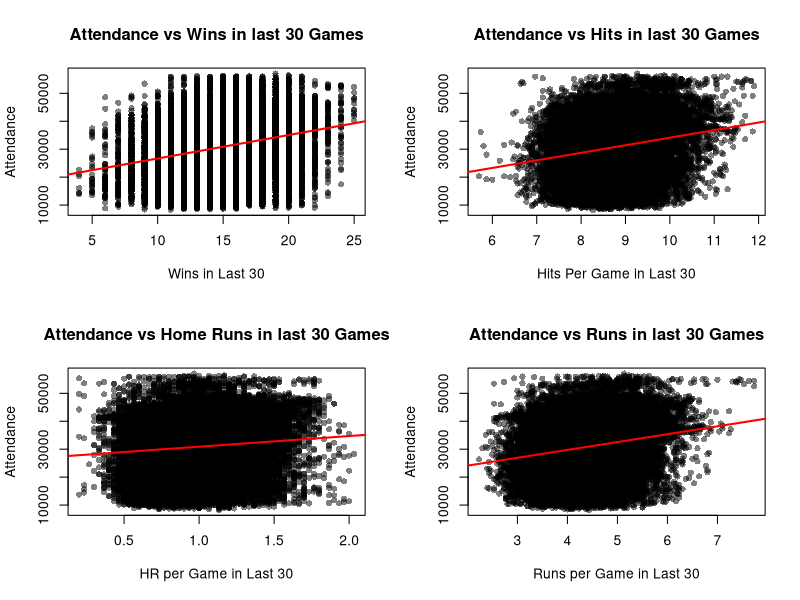
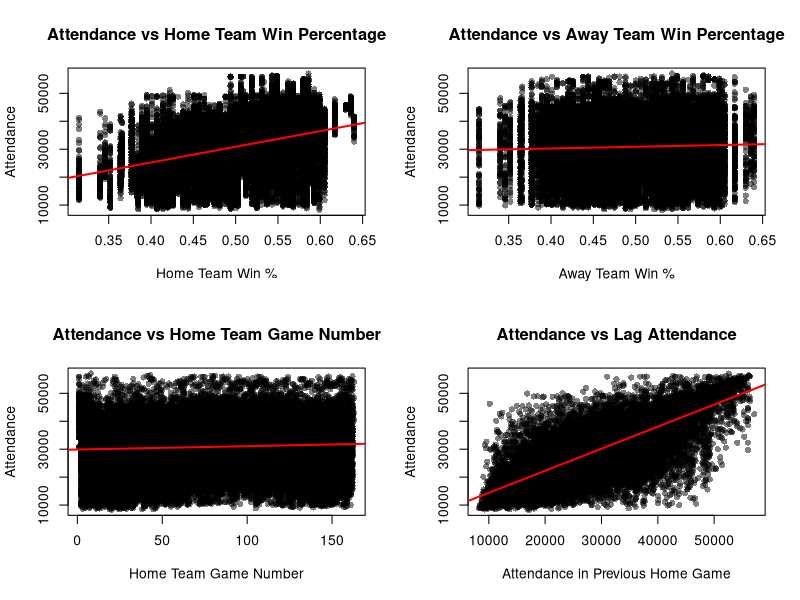
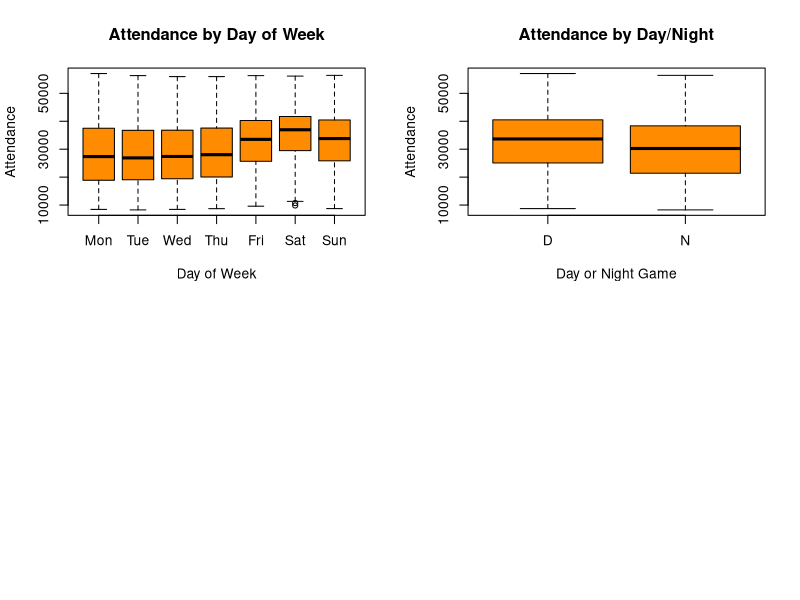
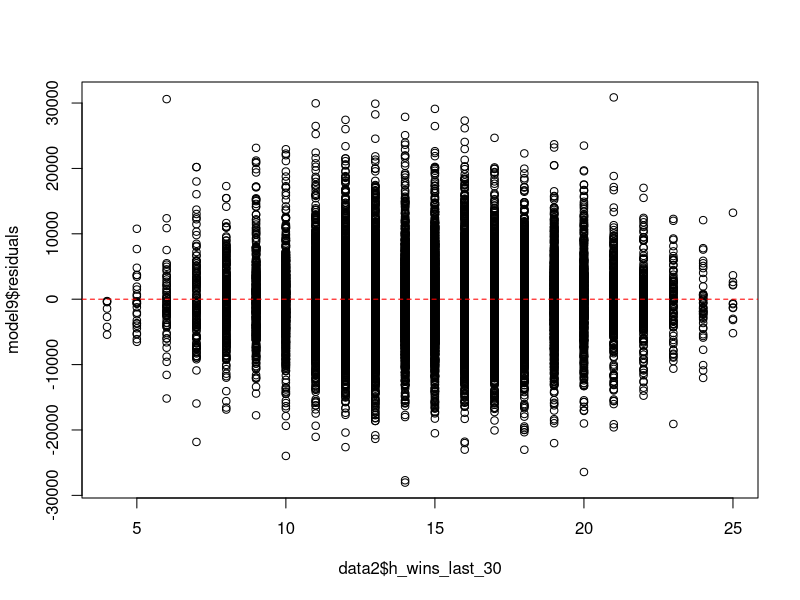
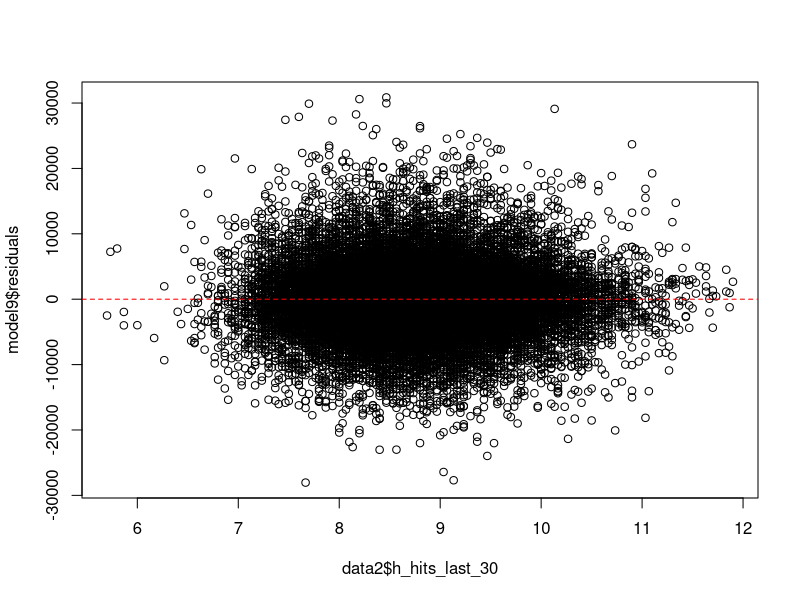
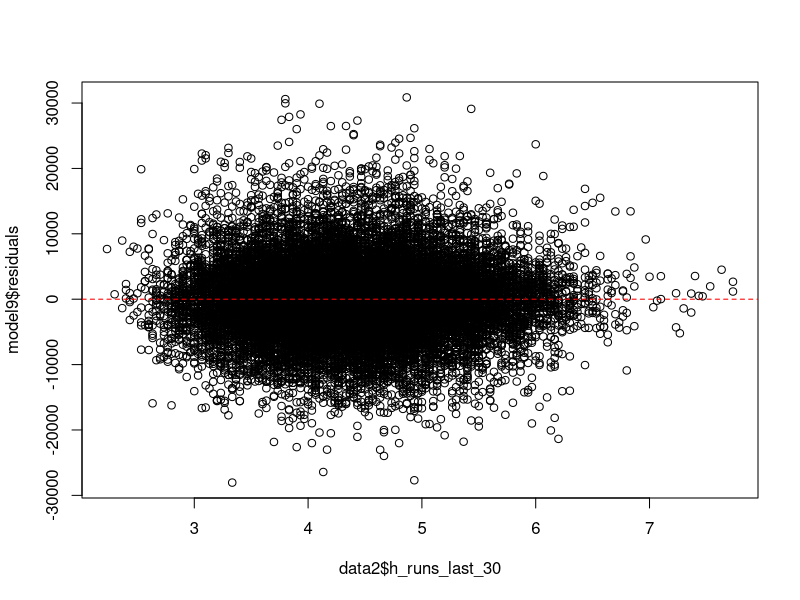
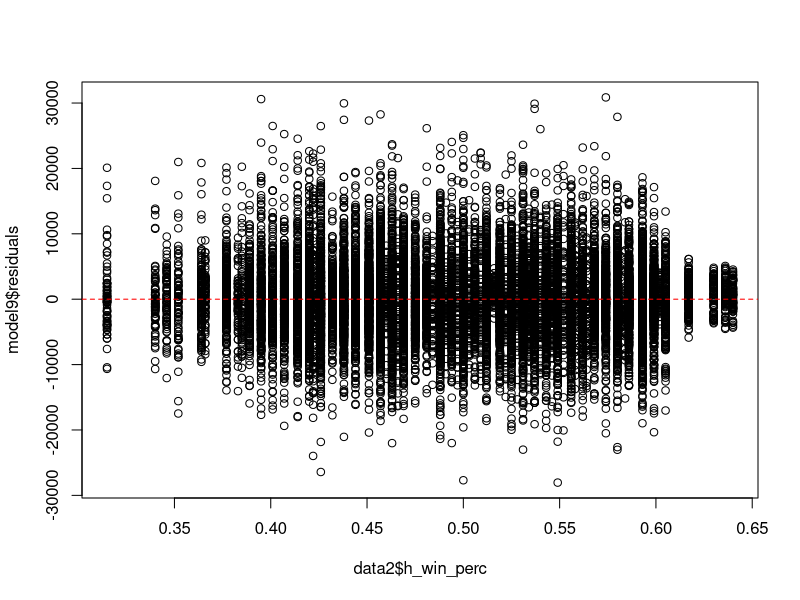
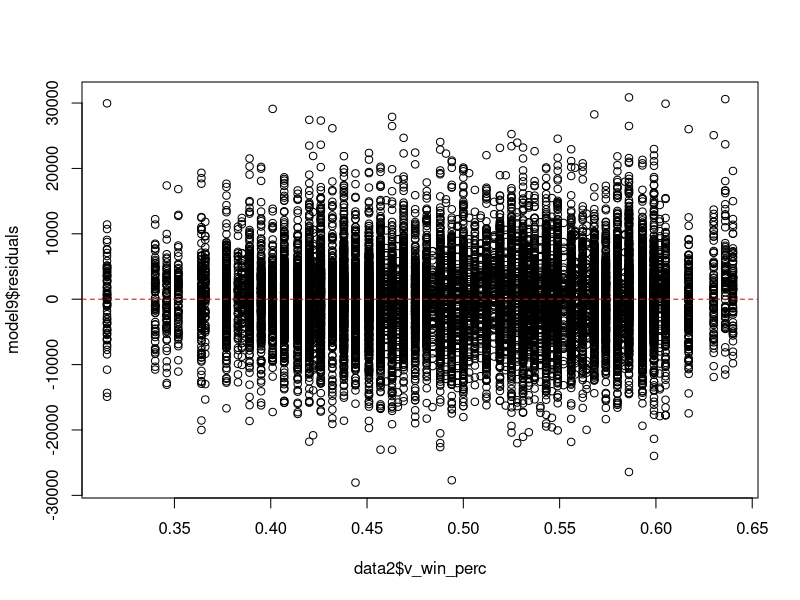

Reproduce these figures in R, in order.
library(tidyverse)

data <- read_csv("updated_MAS_data.csv")

data <- data %>% filter(attendance > 0)

data2 <- data %>% 
  group_by(h_name) %>% 
  mutate(lag_attendance = lag(attendance),
         lag2_attendance = lag(lag_attendance),
         lag3_attendance = lag(lag2_attendance),
         lag4_attendance = lag(lag3_attendance),
         lag5_attendance = lag(lag4_attendance),
         lag6_attendance = lag(lag5_attendance),
         lag7_attendance = lag(lag6_attendance),
         lag8_attendance = lag(lag7_attendance),
         lag9_attendance = lag(lag8_attendance))%>% 
  ungroup() %>% 
  na.omit()

data2 <- data2 %>%
  mutate(day_type = case_when(
    day_of_week %in% c("Mon", "Tue", "Wed", "Thu") ~ "Weekday",
    day_of_week %in% c("Fri", "Sat", "Sun") ~ "Weekend"
  ))

y <- data2$attendance
x1 <- data2$h_wins_last_30
x2 <- data2$h_hits_last_30
x3 <- data2$h_hr_last_30
x4 <- data2$h_runs_last_30
x5 <- data2$h_win_perc
x6 <- data2$v_win_perc
x7 <- data2$h_game_number
x8 <- data2$lag_attendance

par(mfrow = c(2, 2))

plot(y~x1, main = "Attendance vs Wins in last 30 Games",
     pch = 16, col = rgb(0,0,0, alpha = 0.5),
     xlab = "Wins in Last 30",
     ylab = "Attendance")
abline(lm(y~x1), col = "red", lwd = 2)


plot(y~x2, main = "Attendance vs Hits in last 30 Games",
     pch = 16, col = rgb(0,0,0, alpha = 0.5),
     xlab = "Hits Per Game in Last 30",
     ylab = "Attendance")
abline(lm(y~x2), col = "red", lwd = 2)


plot(y~x3, main = "Attendance vs Home Runs in last 30 Games",
     pch = 16, col = rgb(0,0,0, alpha = 0.5),
     xlab = "HR per Game in Last 30",
     ylab = "Attendance")
abline(lm(y~x3), col = "red", lwd = 2)


plot(y~x4, main = "Attendance vs Runs in last 30 Games",
     pch = 16, col = rgb(0,0,0, alpha = 0.5),
     xlab = "Runs per Game in Last 30",
     ylab = "Attendance")
abline(lm(y~x4), col = "red", lwd = 2)


plot(y~x5, main = "Attendance vs Home Team Win Percentage", 
     pch = 16, col = rgb(0,0,0, alpha = 0.5),
     xlab = "Home Team Win %",
     ylab = "Attendance")
abline(lm(y~x5), col = "red", lwd = 2)


plot(y~x6, main = "Attendance vs Away Team Win Percentage",
     pch = 16, col = rgb(0,0,0, alpha = 0.5),
     xlab = "Away Team Win %",
     ylab = "Attendance")
abline(lm(y~x6), col = "red", lwd = 2)


plot(y~x7, main = "Attendance vs Home Team Game Number", 
     pch = 16, col = rgb(0,0,0, alpha = 0.5),
     xlab = "Home Team Game Number",
     ylab = "Attendance")
abline(lm(y~x7), col = "red", lwd = 2)


plot(y~x8, main = "Attendance vs Lag Attendance",
     pch = 16, col = rgb(0,0,0, alpha = 0.5),
     xlab = "Attendance in Previous Home Game",
     ylab = "Attendance")
abline(lm(y~x8), col = "red", lwd = 2)

cordf <- data.frame(X_Variable = c("Wins in Last 30", "Hits per Game in Last 30", "HR per Game in Last 30",
                                     "Runs per Game in last 30", "Home Team Win %", "Away Team Win %",
                                     "Home Game Number", "Attendance in Prior Home Game"),
                    Correlation_with_Y = c(cor(y,x1),cor(y,x2),cor(y,x3),cor(y,x4),
                                             cor(y,x5),cor(y,x6),cor(y,x7),cor(y,x8)))

data2$day_of_week <- factor(data2$day_of_week, 
                            levels = c("Mon", "Tue", "Wed", 
                                       "Thu", "Fri", 
                                       "Sat", "Sun"))


boxplot(data2$attendance~data2$day_of_week,
        main = "Attendance by Day of Week",
        xlab = "Day of Week",
        ylab = "Attendance",
        col = "darkorange")

boxplot(data2$attendance~data2$day_night,
        main = "Attendance by Day/Night",
        xlab = "Day or Night Game",
        ylab = "Attendance",
        col = "darkorange")




options(scipen = 999)
model1 <- lm(attendance ~ h_wins_last_30 + h_hr_last_30 +
               h_hits_last_30 + h_runs_last_30 + h_win_perc + v_win_perc +
               h_game_number, data = data2)

summary(model1)

model2 <- lm(attendance ~ h_wins_last_30 + h_hits_last_30 + 
               h_runs_last_30 + h_win_perc + v_win_perc + h_game_number,
             data = data2)

summary(model2)

model3 <- lm(attendance ~ h_wins_last_30 + h_hits_last_30 +
               h_runs_last_30 + h_win_perc + v_win_perc + h_game_number +
               day_night + day_type + home_had_top3_award_player +
               visitor_had_top3_award_player + rivalry_game, data = data2)

summary(model3)

model4 <- lm(attendance ~ h_wins_last_30 + h_hits_last_30 +
               h_runs_last_30 + h_win_perc + v_win_perc + h_game_number +
               day_night + day_type + rivalry_game, data = data2)

summary(model4)

model5 <- lm(attendance ~ h_wins_last_30 + h_hits_last_30 +
               h_runs_last_30 + h_win_perc + v_win_perc + h_game_number +
               day_night*day_type + rivalry_game, data = data2)

summary(model5)

model6 <- lm(attendance ~ h_wins_last_30 + h_hits_last_30 +
               h_runs_last_30 + h_win_perc + v_win_perc + h_game_number +
               day_night*day_type + rivalry_game + lag_attendance +
               lag2_attendance + lag3_attendance, data = data2)

summary(model6)

model7 <- lm(attendance ~ h_wins_last_30 + h_hits_last_30 +
               h_runs_last_30 + h_win_perc + v_win_perc + h_game_number +
               day_night*day_type + rivalry_game + lag_attendance +
               lag2_attendance + lag3_attendance + lag4_attendance +
               lag5_attendance + lag6_attendance, data = data2)

summary(model7)

model8 <- lm(attendance ~ h_wins_last_30 + h_hits_last_30 +
               h_runs_last_30 + h_win_perc + v_win_perc + h_game_number +
               day_night*day_type + rivalry_game + lag_attendance +
               lag2_attendance + lag3_attendance + lag4_attendance +
               lag5_attendance + lag6_attendance + lag7_attendance +
               lag8_attendance + lag9_attendance, data = data2)

summary(model8)

model9 <- lm(attendance ~ h_wins_last_30 + h_hits_last_30 +
               h_runs_last_30 + h_win_perc + v_win_perc + h_game_number +
               day_night*day_type + lag_attendance +
               lag2_attendance + lag3_attendance + lag4_attendance +
               lag5_attendance + lag6_attendance, data = data2)

summary(model9)


par(mfrow = c(1, 1))

plot(model9$residuals ~ data2$h_wins_last_30)
abline(h = 0, col = "red", lty = 2)

plot(model9$residuals ~ data2$h_hits_last_30)
abline(h = 0, col = "red", lty = 2)

plot(model9$residuals ~ data2$h_runs_last_30)
abline(h = 0, col = "red", lty = 2)

plot(model9$residuals ~ data2$h_win_perc)
abline(h = 0, col = "red", lty = 2)

plot(model9$residuals ~ data2$v_win_perc)
abline(h = 0, col = "red", lty = 2)

plot(model9$residuals ~ data2$h_game_number)
abline(h = 0, col = "red", lty = 2)

plot(model9$residuals ~ data2$lag_attendance)
abline(h = 0, col = "red", lty = 2)

plot(model9$residuals ~ data2$lag2_attendance)
abline(h = 0, col = "red", lty = 2)

plot(model9$residuals ~ data2$lag3_attendance)
abline(h = 0, col = "red", lty = 2)

plot(model9$residuals ~ data2$lag4_attendance)
abline(h = 0, col = "red", lty = 2)

plot(model9$residuals ~ data2$lag5_attendance)
abline(h = 0, col = "red", lty = 2)

plot(model9$residuals ~ data2$lag6_attendance)
abline(h = 0, col = "red", lty = 2)




